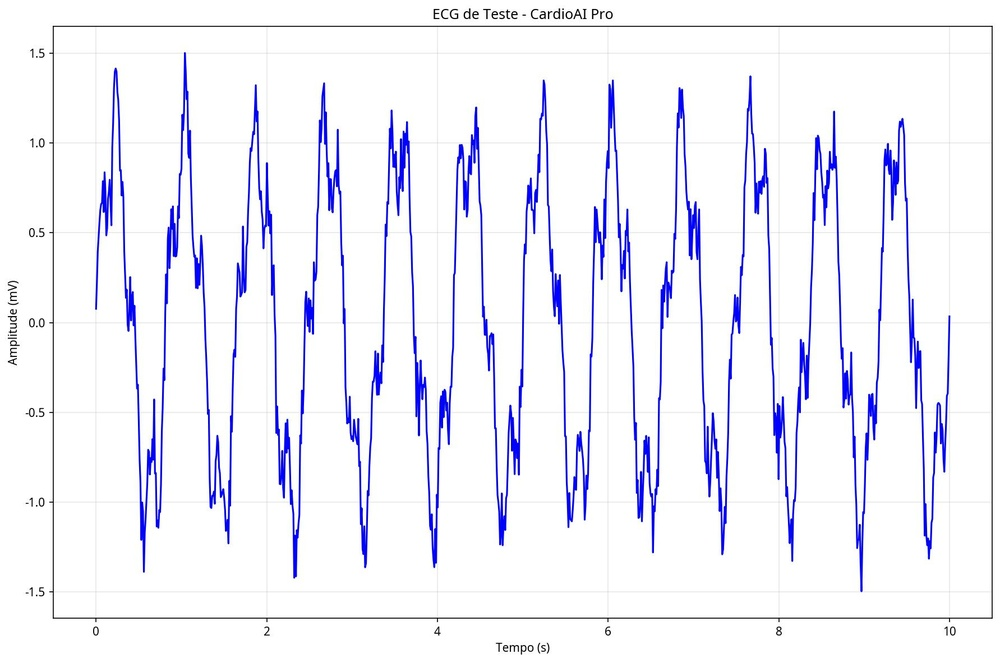
#> input picture test_ecg_complete.jpg, 1000 x 663 px, shrunk from 1783 x 1183 before the run
$ python -i preprocess_functions_v2.py   (imports and definitions only)
#> lines starting #> are read from the running program, lines starting #| are printed output that depends on the picture; after the words box and inside, x2 and y2 are one past the last pixel; in counts of white or black regions, pixels touching at a corner belong together
"""
Funções de pré-processamento v2 - Separação adequada de imagens e dados
"""

import numpy as np
import logging
from typing import Tuple, Optional, Dict, Any
from pathlib import Path

# Configurar logging
logger = logging.getLogger(__name__)

# Importações condicionais
try:
    import cv2
    CV2_AVAILABLE = True
except ImportError:
    CV2_AVAILABLE = False
    logger.warning("OpenCV não disponível - processamento de imagens limitado")

try:
    from scipy import signal as scipy_signal
    from scipy.ndimage import gaussian_filter1d
    SCIPY_AVAILABLE = True
except ImportError:
    SCIPY_AVAILABLE = False
    logger.warning("SciPy não disponível - filtros limitados")

# Constantes
ECG_SAMPLE_RATE = 500  # Hz padrão
ECG_DURATION = 10      # segundos
ECG_LEADS = 12         # derivações padrão
TARGET_LENGTH = ECG_SAMPLE_RATE * ECG_DURATION  # 5000 amostras

# [21 lines left out: function get_diagnosis_mapping, not called in this run]

class ECGImageProcessor:
    """Classe específica para processamento de imagens ECG."""

    def __init__(self):
        self.min_contour_area = 1000
        self.line_thickness_threshold = 3

    def extract_ecg_from_image(self, image_path: str) -> Optional[np.ndarray]:
        """
        Extrai sinal ECG de imagem digitalizada.

        Args:
            image_path: Caminho para imagem ECG

        Returns:
            Array numpy com sinal ECG extraído ou None se falhar
        """
#> called with image_path = '../test_ecg_complete.jpg'
        if not CV2_AVAILABLE:
            logger.error("OpenCV não disponível para processamento de imagens")
            return None

        try:
            logger.info(f"Processando imagem ECG: {image_path}")

            # Carregar imagem
            image = cv2.imread(image_path)
#> image is the input picture: shape (663, 1000, 3); mean B, G, R 248.6, 239.4, 239.3
            if image is None:
                raise ValueError(f"Não foi possível carregar imagem: {image_path}")

            # Converter para escala de cinza
            gray = cv2.cvtColor(image, cv2.COLOR_BGR2GRAY)
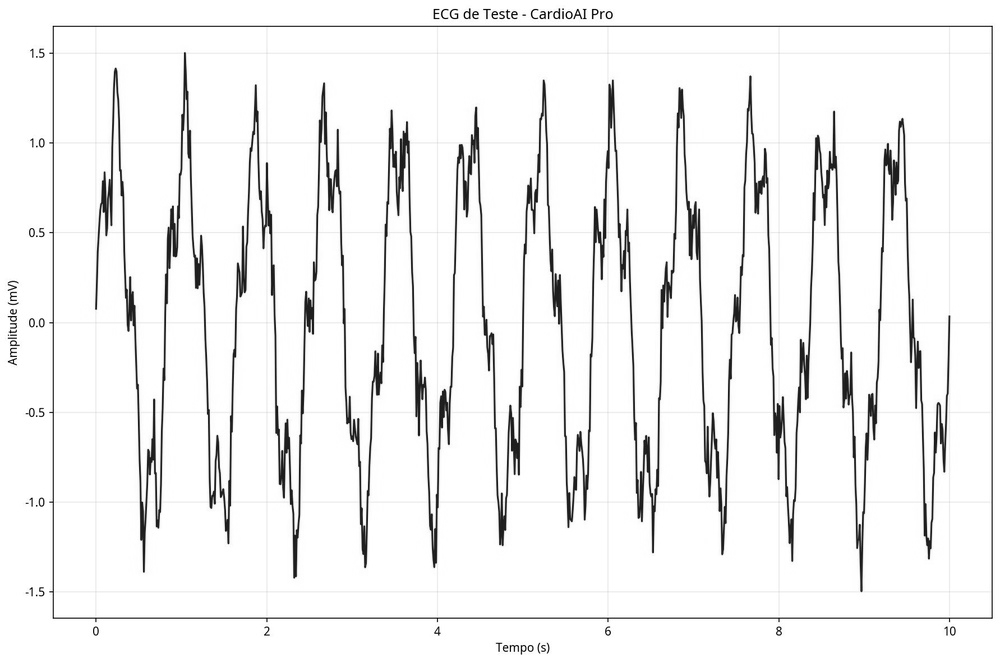
#> gray: shape (663, 1000); min 0, max 255, mean 240.5

            # Pré-processamento da imagem
            processed = self._preprocess_image(gray)

            # Detectar linhas do ECG
            ecg_lines = self._detect_ecg_lines(processed)

            if len(ecg_lines) == 0:
                logger.warning("Nenhuma linha ECG detectada na imagem")
                return self._generate_synthetic_ecg()

            # Extrair sinais das linhas
            signals = self._extract_signals_from_lines(ecg_lines, processed.shape)

            # Combinar sinais em formato de 12 derivações
            ecg_signal = self._combine_signals_to_12_lead(signals)

            logger.info(f"ECG extraído com sucesso - Shape: {ecg_signal.shape}")
            return ecg_signal

        except Exception as e:
            logger.error(f"Erro na extração de ECG da imagem: {e}")
            return self._generate_synthetic_ecg()

    def _preprocess_image(self, gray: np.ndarray) -> np.ndarray:
        """Pré-processa imagem para melhor detecção de linhas."""
        # Aplicar filtro gaussiano para reduzir ruído
        blurred = cv2.GaussianBlur(gray, (5, 5), 0)

        # Aplicar threshold adaptativo
        thresh = cv2.adaptiveThreshold(
            blurred, 255, cv2.ADAPTIVE_THRESH_GAUSSIAN_C,
            cv2.THRESH_BINARY_INV, 11, 2
        )
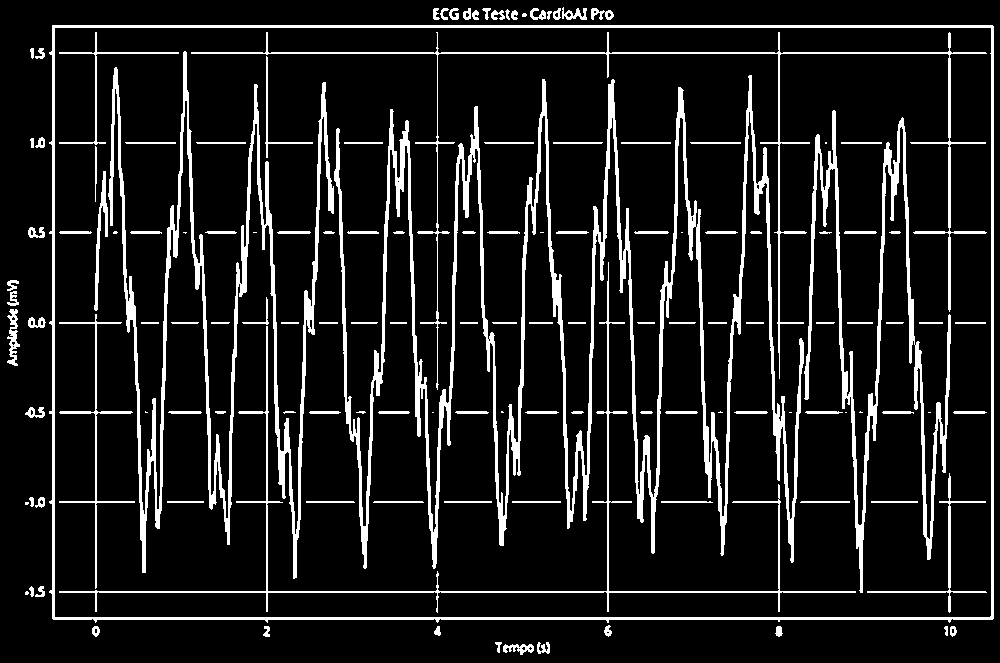
#> thresh: shape (663, 1000); 11.5% white; 135 white regions (18 under 20 px), largest, box (x1, y1, x2, y2) and area: (334, 75, 804, 569) 26282, (108, 51, 334, 579) 13171, (49, 25, 994, 623) 9279

        # Operações morfológicas para limpar a imagem
        kernel = np.ones((2, 2), np.uint8)
        cleaned = cv2.morphologyEx(thresh, cv2.MORPH_CLOSE, kernel)
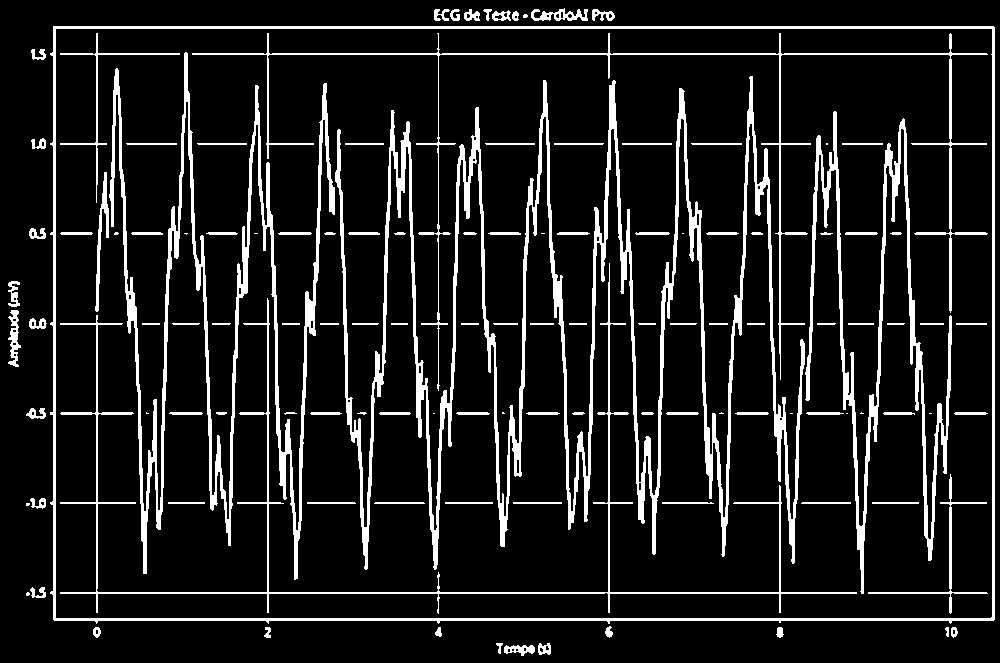
#> cleaned: shape (663, 1000); 11.5% white; 120 white regions (18 under 20 px)

        return cleaned

    def _detect_ecg_lines(self, processed: np.ndarray) -> list:
        """Detecta linhas do ECG na imagem processada."""
        # Detectar contornos
        contours, _ = cv2.findContours(
            processed, cv2.RETR_EXTERNAL, cv2.CHAIN_APPROX_SIMPLE
        )
#> contours = 31 contours, 4 with area under 20; largest, box (x1, y1, x2, y2) and area: (50, 26, 995, 624) 559036, (531, 8, 588, 21) 329, (8, 310, 21, 367) 314, (504, 645, 535, 656) 188, (592, 9, 615, 21) 128

        # Filtrar contornos por área e formato
        ecg_lines = []
        for contour in contours:
            area = cv2.contourArea(contour)
            if area > self.min_contour_area:
                # Verificar se é uma linha horizontal (característica do ECG)
                x, y, w, h = cv2.boundingRect(contour)
                aspect_ratio = w / h
                if aspect_ratio > 5:  # Linha horizontal
                    ecg_lines.append(contour)
#> this loop made 31 passes
#> (area, x, y, w, h, aspect_ratio) on pass 22: (559035.5, 50, 26, 945, 598, 1.58)
#> area on passes 1, 2, 3, 4, 6, 7: 188, 105, 24, 47, 48, 34.5
#> after the loop, ecg_lines = []

        return ecg_lines

    # [56 lines left out: functions _extract_signals_from_lines, _combine_signals_to_12_lead, not called in this run]

    def _generate_synthetic_ecg(self) -> np.ndarray:
        """Gera ECG sintético como fallback."""
        logger.warning("Gerando ECG sintético como fallback")

        ecg_leads = []
        for lead in range(ECG_LEADS):
            signal = self._generate_single_lead()
            ecg_leads.append(signal)

        return np.array(ecg_leads)

    def _generate_single_lead(self) -> np.ndarray:
        """Gera uma derivação ECG sintética."""
        t = np.linspace(0, ECG_DURATION, TARGET_LENGTH)

        # Componentes básicos do ECG
        heart_rate = 70  # bpm
        rr_interval = 60 / heart_rate

        signal = np.zeros_like(t)

        # Adicionar complexos QRS
        for beat_time in np.arange(0, ECG_DURATION, rr_interval):
            # Onda P
            p_wave = 0.1 * np.exp(-((t - beat_time - 0.1) / 0.05) ** 2)

            # Complexo QRS
            qrs_wave = 0.8 * np.exp(-((t - beat_time - 0.2) / 0.02) ** 2)

            # Onda T
            t_wave = 0.3 * np.exp(-((t - beat_time - 0.4) / 0.1) ** 2)

            signal += p_wave + qrs_wave + t_wave

        # Adicionar ruído realista
        noise = np.random.normal(0, 0.02, len(signal))
        signal += noise

        return signal

class ECGDataProcessor:
    """Classe específica para processamento de dados ECG numéricos."""

    # [247 lines left out: functions __init__, preprocess_ecg_signal, _normalize_input_format, _apply_filters, _normalize_amplitude, _standardize_format and 5 more, not called in this run]

>>> result = ECGImageProcessor().extract_ecg_from_image('../test_ecg_complete.jpg')

$ run again, on test_ecg_image.jpg
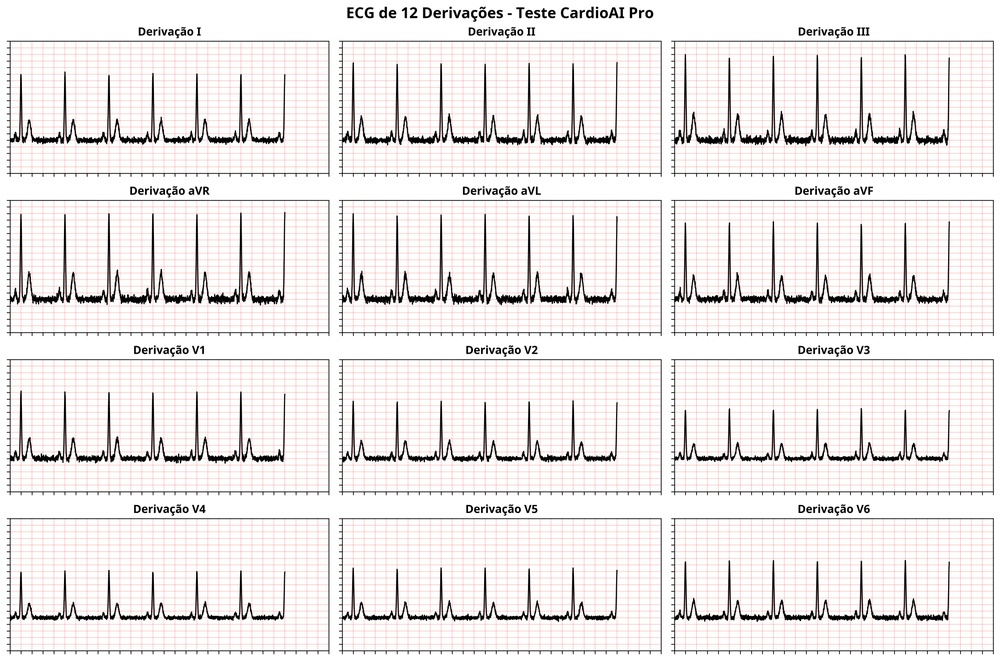
#> input picture test_ecg_image.jpg, 1000 x 661 px, shrunk from 4470 x 2955 before the run
#> in extract_ecg_from_image, image is the input picture: shape (661, 1000, 3); mean B, G, R 231.3, 231.7, 236
#> in _preprocess_image, `thresh = cv2.adaptiveThreshold( blurred, 255, cv2.ADAPTIVE_THRESH_GAUS..`:
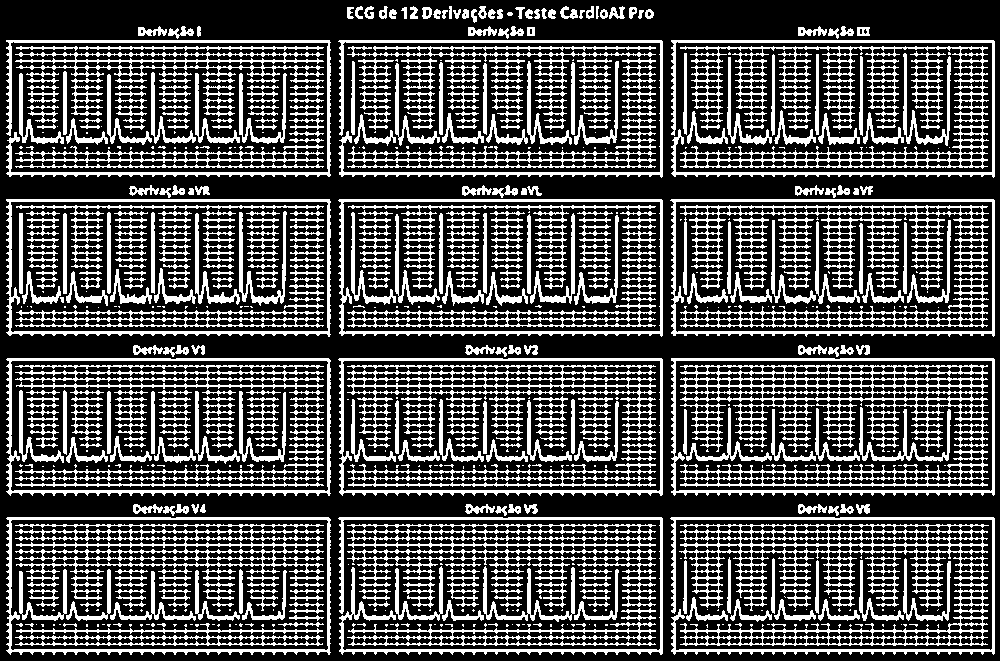
#> thresh: shape (661, 1000); 30.5% white; 958 white regions (356 under 20 px), largest, box (x1, y1, x2, y2) and area: (680, 364, 989, 452) 7379, (680, 205, 989, 328) 7132, (680, 46, 989, 169) 7118
#> in _preprocess_image, `cleaned = cv2.morphologyEx(thresh, cv2.MORPH_CLOSE, kernel)`:
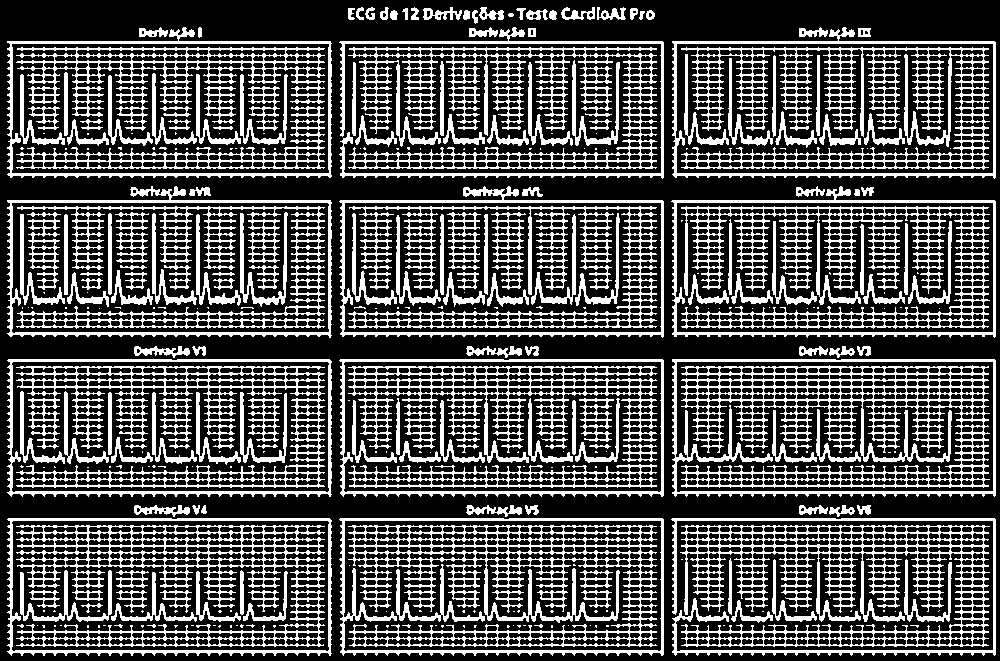
#> cleaned: shape (661, 1000); 31.2% white; 373 white regions (186 under 20 px)
#> contours = 98 contours, 26 with area under 20; largest, box (x1, y1, x2, y2) and area: (339, 186, 664, 338) 43538, (7, 186, 332, 338) 43483, (671, 186, 996, 338) 43353, (672, 27, 996, 179) 43343, (7, 27, 332, 178) 43325
#> the loop in _detect_ecg_lines, `for contour in contours:` made 98 passes
#> (area, x, y, w, h, aspect_ratio) on passes 16, 17, 18, 19, 28, 29, 30, 42: (21653.5, 680, 525, 310, 122, 2.54), (2283.5, 671, 518, 325, 138, 2.36), (43298, 339, 518, 325, 138, 2.36), (43251.5, 7, 518, 325, 138, 2.36), (43269, 672, 359, 324, 138, 2.35), (43304.5, 339, 359, 325, 138, 2.36), (43266, 7, 359, 325, 138, 2.36), (43353, 671, 186, 325, 152, 2.14)
#> after the loop in _detect_ecg_lines, `for contour in contours:`: ecg_lines = []
